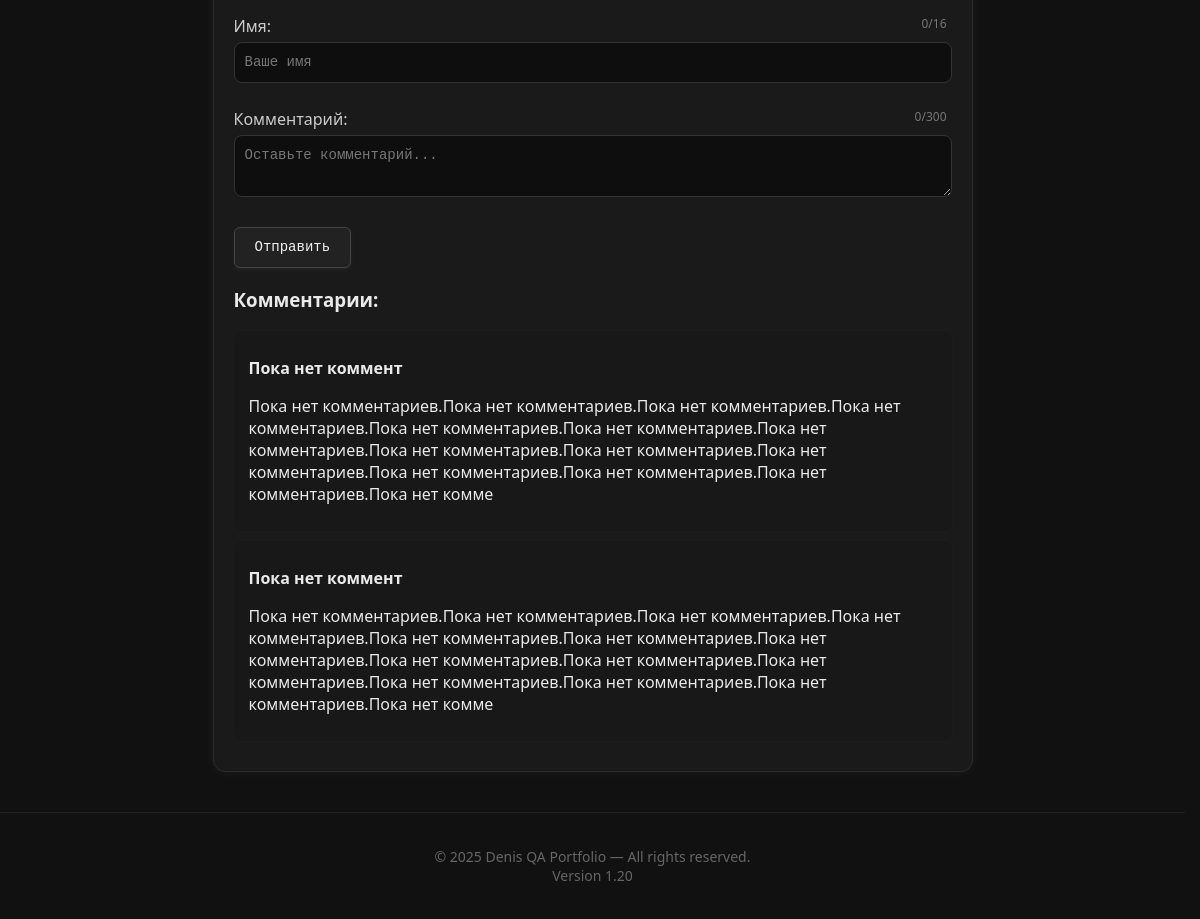
Before: / (lower part) with the older database file.
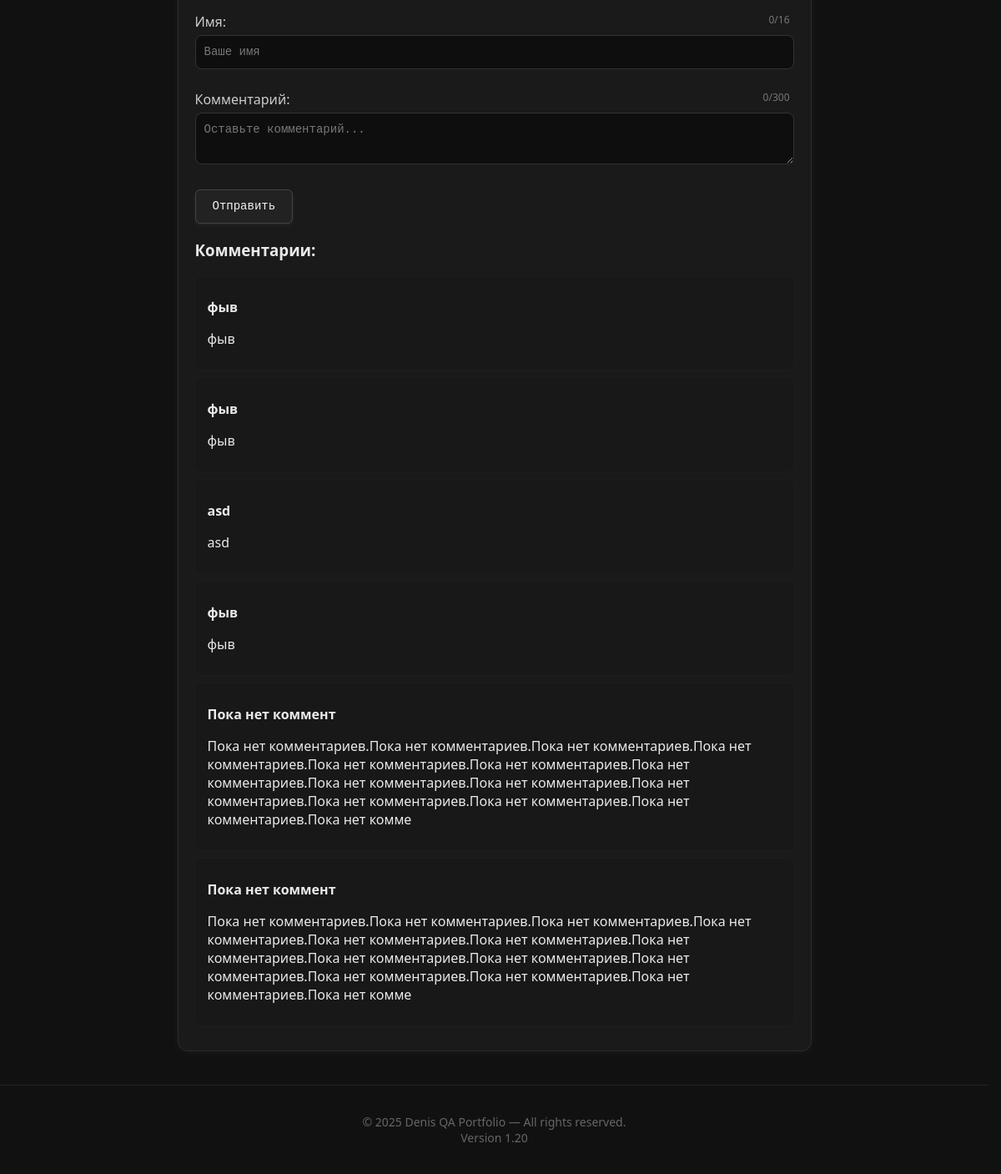
After: the same page with the newer database file.
### tables this page shows
CREATE TABLE comments (
            id INTEGER PRIMARY KEY AUTOINCREMENT,
            name TEXT NOT NULL,
            comment TEXT NOT NULL
        );

### app.py (the view, shortened to what this page needs)
@app.route('/', methods=['GET', 'POST'])
@limiter.limit("10/minute")
def index():
    with sqlite3.connect("database.db") as conn:
        comments = conn.execute("SELECT name, comment FROM comments ORDER BY id DESC").fetchall()
    return render_template('index.html', comments=comments)

### app.py (called while the page is built)
@app.after_request
def set_csrf_cookie(resp):
    token = generate_csrf()
    resp.set_cookie('csrf_token', token, httponly=False, samesite='Lax')
    resp.headers['X-Content-Type-Options'] = 'nosniff'
    resp.headers['X-Frame-Options'] = 'DENY'
    resp.headers['Referrer-Policy'] = 'no-referrer-when-downgrade'
    resp.headers['Content-Security-Policy'] = (
        "default-src 'self'; img-src 'self' data:; "
        "style-src 'self' 'unsafe-inline'; script-src 'self' 'unsafe-inline'"
    )
    return resp

### templates/index.html (shortened to what this page needs)
<!DOCTYPE html>
<html lang="ru">
<head>
  <link rel="stylesheet" href="{{ url_for('static', filename='css/style.css') }}">
</head>
<body>
  <main>
    <section id="comments">
  <form id="commentForm" method="POST" class="comment-form">
    <div class="input-wrapper">
      <label for="name">Имя:</label>
      <span class="char-counter" id="nameCounter">0/16</span>
      <input type="text" id="name" name="name" placeholder="Ваше имя" maxlength="16" required>
    </div>
    <div class="input-wrapper">
      <label for="comment">Комментарий:</label>
      <span class="char-counter" id="commentCounter">0/300</span>
      <textarea id="comment" name="comment" placeholder="Оставьте комментарий..." maxlength="300" required></textarea>
    </div>
    <button type="submit">Отправить</button>
  </form>
  <div class="comments">
    <h3>Комментарии:</h3>
    {% for name, comment in comments %}
      <div class="comment">
        <p><strong>{{ name }}</strong></p>
        <p>{{ comment }}</p>
      </div>
    {% else %}
      <p>Пока нет комментариев.</p>
    {% endfor %}
  </div>
</section>
</main>
{% include 'footer.html' %}
</body>
</html>

Changed rows visible on the page:
added comments: name "фыв", comment "фыв"
added comments: name "фыв", comment "фыв"
added comments: name "asd", comment "asd"
added comments: name "фыв", comment "фыв"
